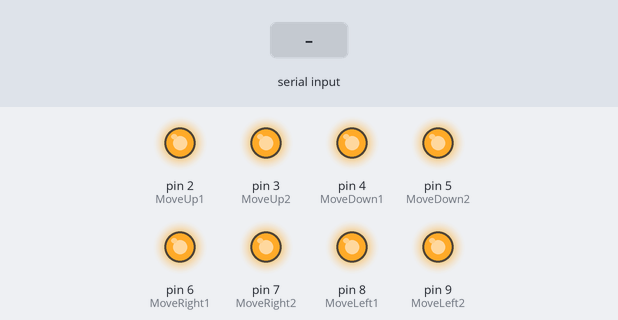
The sketch below on a simulated Arduino Uno, built with avr-gcc and run on an emulated ATmega328P. On the bench: output pins drawn as LEDs (lit = HIGH). The inputs (shaded band) are chosen by the test bench.

Above: at 1.2 s.
1.3 s: "F" received over the second serial link
At 1.6 s:
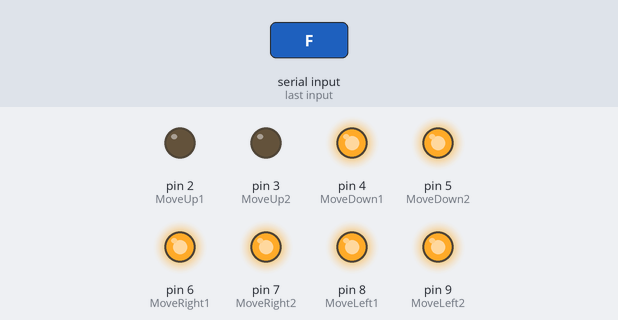
2.8 s: "G" received over the second serial link
At 3.9 s:
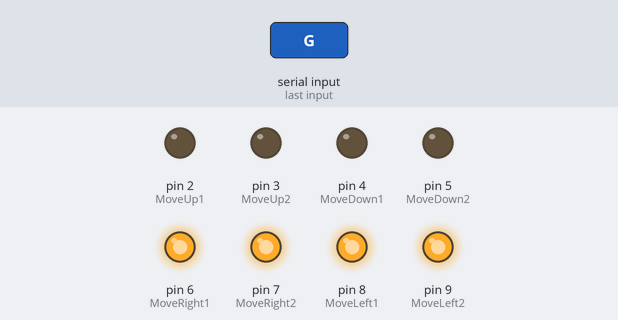
4.3 s: "R" received over the second serial link
At 5.0 s:
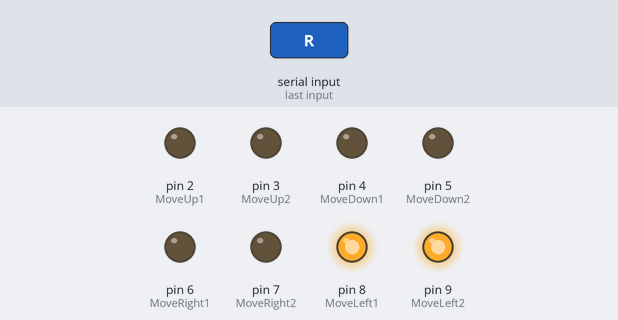
5.8 s: "L" received over the second serial link
At 6.2 s:
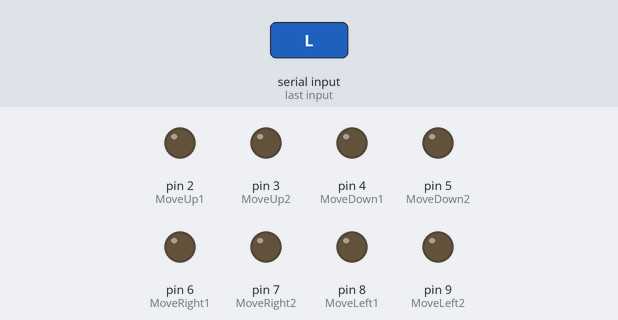
7.3 s: "S" received over the second serial link
At 8.5 s:
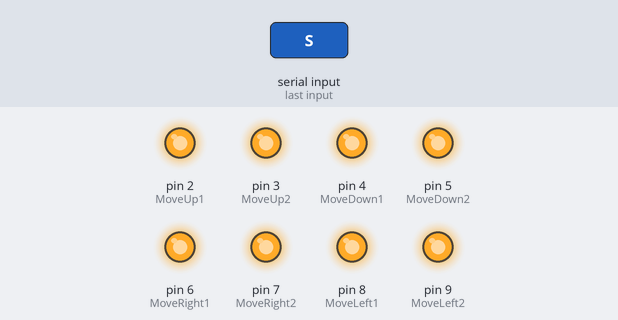
8.8 s: "G" received over the second serial link
At 9.7 s:
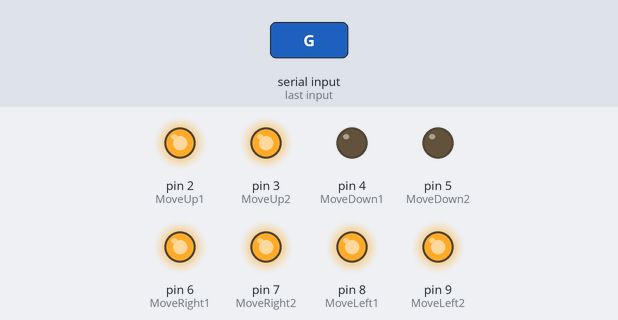
Timing chart, 0 to 11.3 s (numbered marks = the images above; inputs shaded):
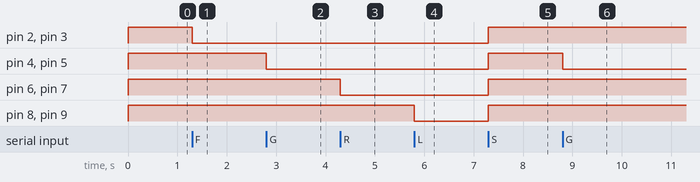

Measured:
- after the input at 1.3 s, pin 2 (MoveUp1), pin 3 (MoveUp2): HIGH → LOW at once
- after the input at 2.8 s, pin 4 (MoveDown1), pin 5 (MoveDown2): HIGH → LOW at once
- after the input at 4.3 s, pin 6 (MoveRight1), pin 7 (MoveRight2): HIGH → LOW at once
- after the input at 5.8 s, pin 8 (MoveLeft1), pin 9 (MoveLeft2): HIGH → LOW at once
- after the input at 7.3 s, pin 2 (MoveUp1), pin 3 (MoveUp2), pin 4 (MoveDown1), pin 5 (MoveDown2), pin 6 (MoveRight1), pin 7 (MoveRight2), pin 8 (MoveLeft1), pin 9 (MoveLeft2): LOW → HIGH at once
- after the input at 8.8 s, pin 4 (MoveDown1), pin 5 (MoveDown2): HIGH → LOW at once

The sketch:

mega_car.ino
```cpp
#include "SoftwareSerial.h"
SoftwareSerial BTserial(11, 12);  // порт RX, порт TX

const int Light = 10;
const int MoveUp1 = 2, MoveUp2 = 3;
const int MoveDown1 = 4, MoveDown2 = 5;
const int MoveRight1 = 6, MoveRight2 = 7;
const int MoveLeft1 = 8, MoveLeft2 = 9;

void setup() {
  Serial.begin(9600);
  BTserial.begin(9600);

  pinMode(Light, INPUT);

  pinMode(MoveUp1, OUTPUT);
  pinMode(MoveUp2, OUTPUT);

  pinMode(MoveDown1, OUTPUT);
  pinMode(MoveDown2, OUTPUT);

  pinMode(MoveRight1, OUTPUT);
  pinMode(MoveRight2, OUTPUT);

  pinMode(MoveLeft1, OUTPUT);
  pinMode(MoveLeft2, OUTPUT);
}

void loop() {
  Initialization();
  while (true) {
    if (BTserial.available()) {
      // Serial.write(BTserial.read());
      switch (BTserial.read()) {
        case 'F':
          MoveUp();
          break;

        case 'G':
          MoveDown();
          break;

        case 'R':
          MoveRight();
          break;

        // case 'FR':
        //   MoveUpRight();
        //   break;

        case 'L':
          MoveLeft();
          break;

        case 'X':
          LightOn();
          break;

        case 'S':
          Initialization();
          break;

        default:
          Initialization();
          break;
      }
    }
  }
}

void Initialization() {
  digitalWrite(MoveUp1, 1);
  digitalWrite(MoveUp2, 1);

  digitalWrite(MoveDown1, 1);
  digitalWrite(MoveDown2, 1);

  digitalWrite(MoveRight1, 1);
  digitalWrite(MoveRight2, 1);

  digitalWrite(MoveLeft1, 1);
  digitalWrite(MoveLeft2, 1);
}

void LightOn() {
  digitalWrite(Light, 1);
}

void MoveUp() {
  digitalWrite(MoveUp1, 0);
  digitalWrite(MoveUp2, 0);
}

// void MoveUpRight() {
//   MoveUp();
//   MoveRight();
// }

void MoveDown() {
  digitalWrite(MoveDown1, 0);
  digitalWrite(MoveDown2, 0);
}

void MoveRight() {
  digitalWrite(MoveRight1, 0);
  digitalWrite(MoveRight2, 0);
}

void MoveLeft() {
  digitalWrite(MoveLeft1, 0);
  digitalWrite(MoveLeft2, 0);
}
```
